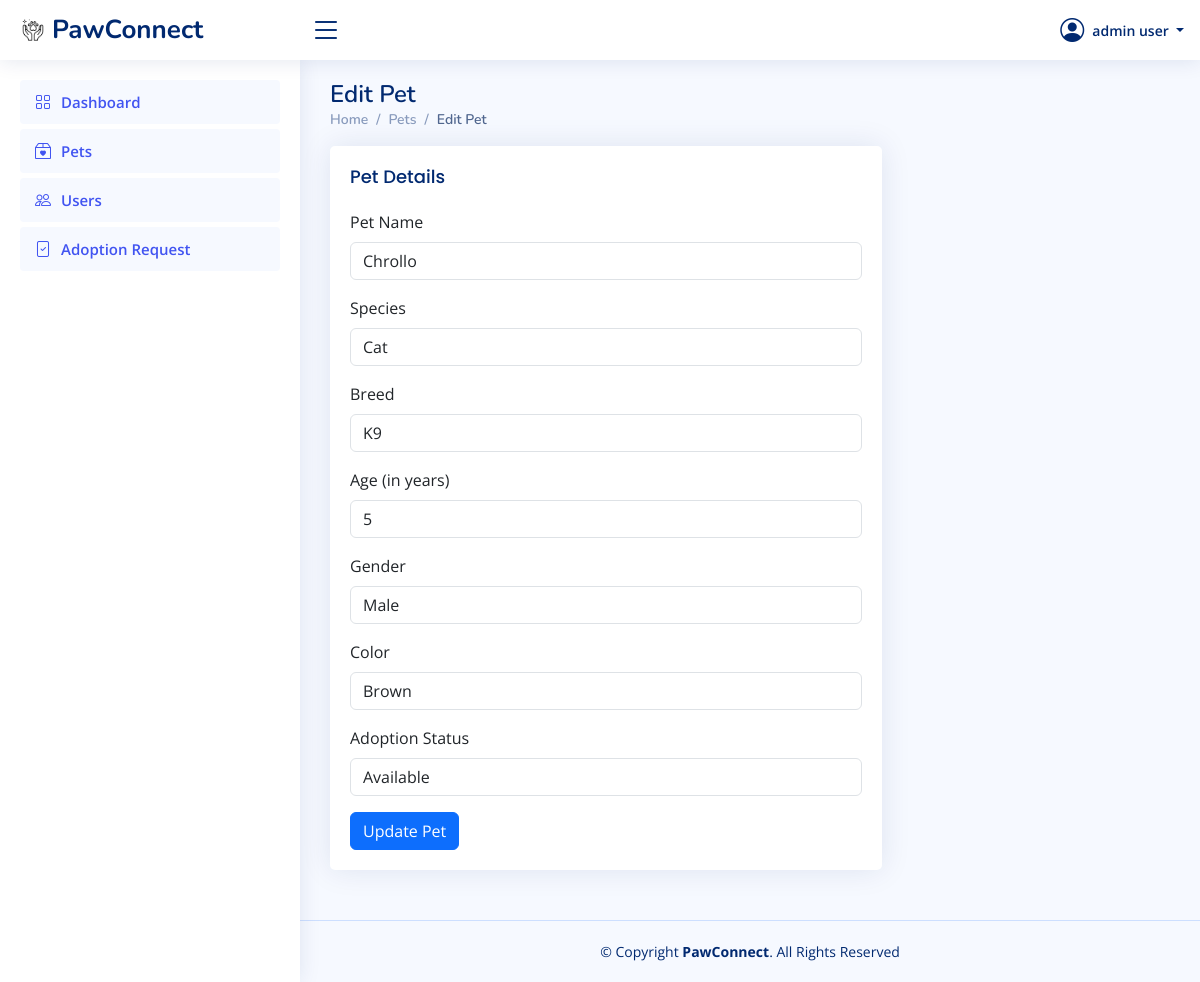
The page /view/admin/editPets.php?id=5 (signed in) on the database its author committed.
### tables this page shows
CREATE TABLE `pets` (
  `id` int(11) NOT NULL,
  `name` varchar(100) NOT NULL,
  `species` enum('Cat','Dog','Bird','Rabbit','Other') NOT NULL,
  `breed` varchar(100) DEFAULT NULL,
  `age` int(11) DEFAULT NULL,
  `gender` enum('Male','Female') NOT NULL,
  `color` varchar(50) DEFAULT NULL,
  `adoption_status` enum('Available','Adopted') DEFAULT 'Available',
  `created_at` timestamp NOT NULL DEFAULT current_timestamp()
);

### view/admin/editPets.php (the view, shortened to what this page needs)
<?php
include("../../dB/config.php");
include("./includes/header.php");
include("./includes/topbar.php");
include("./includes/sidebar.php");
if (isset($_GET['id'])) {
    $pet_id = $_GET['id'];
    $query = "SELECT * FROM `pets` WHERE `id` = '$pet_id'";
    $query_run = mysqli_query($conn, $query);
    if (mysqli_num_rows($query_run) > 0) {
        $pet = mysqli_fetch_assoc($query_run);
    } else {
        $_SESSION['message'] = "Pet not found!";
        $_SESSION['code'] = "error";
        exit();
    }
}
?>
<div class="pagetitle">
    <h1>Edit Pet</h1>
    <nav>
        <ol class="breadcrumb">
            <li class="breadcrumb-item"><a href="../admin/dashboard.php">Home</a></li>
            <li class="breadcrumb-item"><a href="pets.php">Pets</a></li>
            <li class="breadcrumb-item active">Edit Pet</li>
        </ol>
    </nav>
</div>
<section class="section">
    <div class="row">
        <div class="col-lg-8">
            <div class="card">
                <div class="card-body">
                    <h5 class="card-title">Pet Details</h5>
                    <form action="" method="POST">
                        <div class="mb-3">
                            <label for="name" class="form-label">Pet Name</label>
                            <input type="text" class="form-control" id="name" name="name" value="<?= $pet['name']; ?>" required>
                        </div>
                        <div class="mb-3">
                            <label for="species" class="form-label">Species</label>
                            <select class="form-control" id="species" name="species" required>
                                <option value="Cat">Cat</option>
                            </select>
                        </div>
                        <div class="mb-3">
                            <label for="breed" class="form-label">Breed</label>
                            <input type="text" class="form-control" id="breed" name="breed" value="<?= $pet['breed']; ?>">
                        </div>
                        <div class="mb-3">
                            <label for="age" class="form-label">Age (in years)</label>
                            <input type="number" class="form-control" id="age" name="age" min="0" value="<?= $pet['age']; ?>" required>
                        </div>
                        <div class="mb-3">
                            <label for="gender" class="form-label">Gender</label>
                            <select class="form-control" id="gender" name="gender" required>
                                <option value="Male" <?= $pet['gender'] == 'Male' ? 'selected' : ''; ?>>Male</option>
                            </select>
                        </div>
                        <div class="mb-3">
                            <label for="color" class="form-label">Color</label>
                            <input type="text" class="form-control" id="color" name="color" value="<?= $pet['color']; ?>" required>
                        </div>
                        <div class="mb-3">
                            <label for="adoption_status" class="form-label">Adoption Status</label>
                            <select class="form-control" id="adoption_status" name="adoption_status" required>
                                <option value="Available" <?= $pet['adoption_status'] == 'Available' ? 'selected' : ''; ?>>Available</option>
                            </select>
                        </div>
                        <button type="submit" name="update" class="btn btn-primary">Update Pet</button>
                    </form>
                </div>
            </div>
        </div>
    </div>
</section>
<?php include("./includes/footer.php"); ?>

### assets/css/style.css (style rules this page uses)
:root { scroll-behavior: smooth; }
body { font-family: "Open Sans", sans-serif; background: #f6f9ff; color: #444444; }
a { color: #4154f1; text-decoration: none; }
h1, h2, h3, h4, h5, h6 { font-family: "Nunito", sans-serif; }
.pagetitle { margin-bottom: 10px; }
.pagetitle h1 { font-size: 24px; margin-bottom: 0; font-weight: 600; color: #012970; }
.card { margin-bottom: 30px; border: none; border-radius: 5px; box-shadow: 0px 0 30px rgba(1, 41, 112, 0.1); }
.card-title { padding: 20px 0 15px 0; font-size: 18px; font-weight: 500; color: #012970; font-family: "Poppins", sans-serif; }
.card-body { padding: 0 20px 20px 20px; }
.breadcrumb { font-size: 14px; font-family: "Nunito", sans-serif; color: #899bbd; font-weight: 600; }
.breadcrumb a { color: #899bbd; transition: 0.3s; }
.breadcrumb .breadcrumb-item::before { color: #899bbd; }
.breadcrumb .active { color: #51678f; font-weight: 600; }

### rows shown on the page
pets: name "Chrollo", breed "K9", age "5", gender "Male", color "Brown", adoption_status "Available"

### other values the page prints
$_SESSION['authUser']['fullName'] "admin user"
